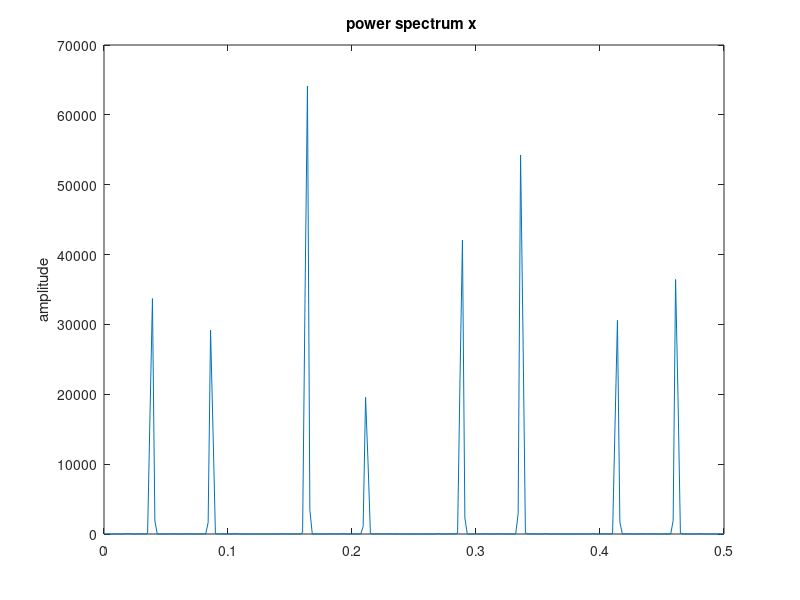

The MATLAB script that drew this image: (Note: this script raises an error after producing the figure.)
addpath('/Users/jinstone/Desktop/stmsetup/thesis/sw/sinc_filter/');
addpath('/Users/jinstone/Desktop/stmsetup/thesis/sw/subsample/');
addpath('/Users/jinstone/Desktop/stmsetup/thesis/sw/sinc_interp/');

samp = 3E6;

data0 = csvread('0data.csv');
%remove 1.5V offset
ave = mean(data0); 
data0 = data0 - ave;

tot = 16; %7*3;
gels = 8;
hc = (tot)/(2*gels);
buff = 75;
pn = zeros(62*buff,gels);

ttime = (1/samp)*(length(data0(1:62*buff)) -1)
kern = 101;%length of filter
M = kern;
H = zeros(kern,1); %filter kernel
FC = 0.5; %half cut off freq
p = zeros(62*buff,gels);

ps = zeros(4650+kern-1,1);

for k = 1:kern
    if ((k-M/2) == 0) 
        H(k) = 2*pi*FC;
    else
    H(k) = sin(2*pi*FC * (k-M/2)) / (k-M/2); 
    H(k) = H(k) * (0.54 - 0.46*cos(2*pi*k/M)); %Sinc with Hamming window
    end
    
end

H = H/sum(H);

% figure('Name','H = SINC+HAM');
% subplot(1,1,1);
% plot(H);


for n = 0:(gels-1)
    
    
    p(:,(n+1)) = data0((1+n*62*buff):62*buff*(1+n));
    display('Convolving');
    %ps(:,(n+1)) = conv(p(1:100,n+1),H);
    ps(:,(n+1)) = conv(p(:,n+1),H);
    %pn(:,(n+1)) = sinc_filter(data0((1+n*62*buff):62*buff*(1+n)),1);
    
end



seqa = [];
seqb = [];


for ii = kern:length(ps)-kern;
    
    for i = 1:gels
        seqb(end+1) = ps(ii,i);
    end
    
       
end

figure('Name','seqb');
subplot(1,1,1);
pwelch(seqb);

start = .87083;
seqb = sinc_filter(seqb, [start start+0.125]); %MOVING WINDOW DEPENDS ON FREQUENCY OF INTEREST

figure('Name','seqb');
subplot(1,1,1);
pwelch(seqb);

endpt = 3000;
split = 25;
samp = 24E6;
xl = length(sinc_interp(seqb(1:endpt),0:1/(samp):(endpt-1)/(samp),0:1/(split*samp):(endpt-1)/(split*samp)));
out = zeros(xl,1);
out = sinc_interp(seqb(1:endpt),0:1/(samp):(endpt-1)/(samp),0:1/(split*samp):(endpt-1)/(split*samp));

len = kern+600;
offset = 0; %4000;


figure('Name', 'Raw Data')

 for n = 1:gels+1
    if n ~= gels+1
        
        subplot(gels+1,1,n);
        plot(ps(kern:len,n));
        ylim([-75 75]); 

    else
        subplot(gels+1,1,n);
        %plot(out((1+offset):(len*(n-1)+offset)));
        plot(out);
        ylim([-75 75]);

    end
    
 end
        
offset2 = 0;
figure('Name', 'Display Results')
subplot(2,1,1);
pwelch(out(1:end));
subplot(2,1,2);
%plot(seqb((1+offset2):(offset2+len)));
plot(out(length(out)/2:end))
r = snr(out(1:end))


figure('Name', 'END')
plot(out(length(out)/2:end))



